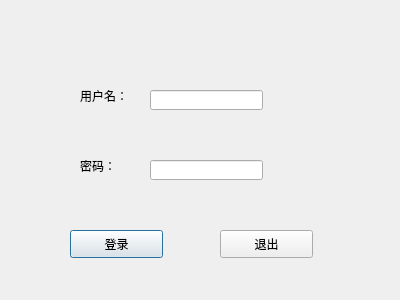
<?xml version="1.0" encoding="UTF-8"?>
<ui version="4.0">
 <class>Dialog</class>
 <widget class="QDialog" name="Dialog">
  <property name="geometry">
   <rect>
    <x>0</x>
    <y>0</y>
    <width>400</width>
    <height>300</height>
   </rect>
  </property>
  <property name="windowTitle">
   <string>Dialog</string>
  </property>
  <widget class="QLabel" name="label">
   <property name="geometry">
    <rect>
     <x>80</x>
     <y>80</y>
     <width>61</width>
     <height>31</height>
    </rect>
   </property>
   <property name="text">
    <string>用户名：</string>
   </property>
  </widget>
  <widget class="QLineEdit" name="editUser">
   <property name="geometry">
    <rect>
     <x>150</x>
     <y>90</y>
     <width>113</width>
     <height>20</height>
    </rect>
   </property>
  </widget>
  <widget class="QLabel" name="label_2">
   <property name="geometry">
    <rect>
     <x>80</x>
     <y>160</y>
     <width>54</width>
     <height>12</height>
    </rect>
   </property>
   <property name="text">
    <string>密码：</string>
   </property>
  </widget>
  <widget class="QLineEdit" name="editPassword">
   <property name="geometry">
    <rect>
     <x>150</x>
     <y>160</y>
     <width>113</width>
     <height>20</height>
    </rect>
   </property>
   <property name="echoMode">
    <enum>QLineEdit::Password</enum>
   </property>
  </widget>
  <widget class="QPushButton" name="btnOk">
   <property name="geometry">
    <rect>
     <x>70</x>
     <y>230</y>
     <width>93</width>
     <height>28</height>
    </rect>
   </property>
   <property name="text">
    <string>登录</string>
   </property>
  </widget>
  <widget class="QPushButton" name="btnCancel">
   <property name="geometry">
    <rect>
     <x>220</x>
     <y>230</y>
     <width>93</width>
     <height>28</height>
    </rect>
   </property>
   <property name="text">
    <string>退出</string>
   </property>
  </widget>
 </widget>
 <resources/>
 <connections/>
</ui>
